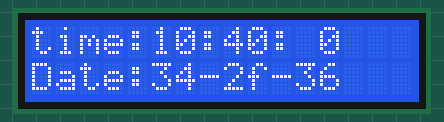
The program below on a simulated ATmega16, built with avr-gcc and emulated at 8 MHz. Parts: 16×2 character LCD. Wiring (inferred from the names in the program): DS1307 clock at I2C address 0x68; character LCD (HD44780): RS PD0; R/W PD1; E PD2; data PD4, PD5, PD6, PD7. The local clock reads 2024-03-15 10:24:30 at power-on unless the program sets it.

Above: at 0.2 s.
At 4.1 s:
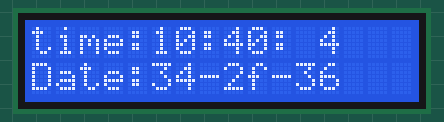
At 9.1 s:
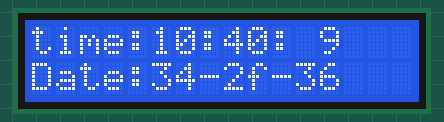
At 19.1 s:
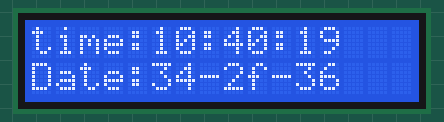
At 28.1 s:
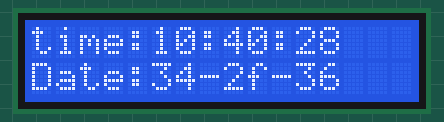
At 38.1 s:
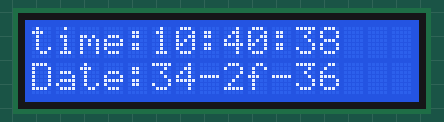

The program:

main.c
```c
/*
 * ATmega16_Clock_I2C_RTC_LCD.c
 *
 * Created: 13-09-2024 23:18:08
 * Author : Ezhil Bharathi
 */


#include <avr/io.h>
#include <stdio.h>
#include <string.h>

#include "LCD16x2_4Bit_h.h"
#include "RTC_H_file.h"

#define F_CPU 8000000UL

int main(void)
{
	rtc_t rtc;

	uint8_t buffer[20];

	I2C_Init();			/* Initialize I2C */
	lcd_init();			/* Initialize LCD16x2 */
	rtc_init();

	rtc.hour = 0x10; //  10:40:20 am
	rtc.min =  0x40;
	rtc.sec =  0x00;

	rtc.date = 0x01; //1st Jan 2016
	rtc.month = 0x01;
	rtc.year = 0x16;
	rtc.weekday = 5; // Friday: 5th day of week considering monday as first day.

	rtc_write_setTimeDate(&rtc);


    while(1)
    {
		rtc_readTimeData(&rtc);

		sprintf(buffer, "time:%2x:%2x:%2x  \nDate:%2x/%2x/%2x",(uint8_t)rtc.hour,(uint8_t)rtc.min,(uint8_t)rtc.sec);
		lcd_print_xy(0,0,buffer);

		sprintf(buffer, "Date:%02x-%02x-%02x",(uint8_t)rtc.date,(uint8_t)rtc.month,(uint16_t)rtc.year);
		lcd_print_xy(1,0,buffer);
    }
}
```

I2C_Master_H_file.h
```c
#ifndef I2C_Master_H_file
#define I2C_Master_H_file

#define F_CPU 8000000UL							/* Define CPU clock Frequency e.g. here its 8MHz */
#include <avr/io.h>								/* Include AVR std. library file */
#include <util/delay.h>							/* Include inbuilt defined Delay header file */
#include <math.h>								/* Include math function */
#define SCL_CLK 100000L							/* Define SCL clock frequency */
#define BITRATE(TWSR)	((F_CPU/SCL_CLK)-16)/(2*pow(4,(TWSR&((1<<TWPS0)|(1<<TWPS1))))) /* Define bit rate */

void I2C_Init();								/* I2C initialize function */
void I2C_Start();			/* I2C start function */
uint8_t  I2C_Repeated_Start(char read_address);	/* I2C repeated start function */
void I2C_Stop();								/* I2C stop function */
void I2C_Start_Wait(char write_address);		/* I2C start wait function */
uint8_t  I2C_Write(char data);					/* I2C write function */
char I2C_Read_Ack();							/* I2C read ack function */
char I2C_Read_Nack();							/* I2C read nack function */


void I2C_Init()												/* I2C initialize function */
{
	TWBR = BITRATE(TWSR = 0x00);							/* Get bit rate register value by formula */
}


void I2C_Start()						/* I2C start function */
{
	uint8_t status;											/* Declare variable */
	TWCR = (1<<TWSTA)|(1<<TWEN)|(1<<TWINT);					/* Enable TWI, generate start condition and clear interrupt flag */
	while (!(TWCR & (1<<TWINT)));							/* Wait until TWI finish its current job (start condition) */
}

uint8_t I2C_Repeated_Start(char read_address)				/* I2C repeated start function */
{
	uint8_t status;											/* Declare variable */
	TWCR = (1<<TWSTA)|(1<<TWEN)|(1<<TWINT);					/* Enable TWI, generate start condition and clear interrupt flag */
	while (!(TWCR & (1<<TWINT)));							/* Wait until TWI finish its current job (start condition) */
	status = TWSR & 0xF8;									/* Read TWI status register with masking lower three bits */
	if (status != 0x10)										/* Check weather repeated start condition transmitted successfully or not? */
	return 0;												/* If no then return 0 to indicate repeated start condition fail */
	TWDR = read_address;									/* If yes then write SLA+R in TWI data register */
	TWCR = (1<<TWEN)|(1<<TWINT);							/* Enable TWI and clear interrupt flag */
	while (!(TWCR & (1<<TWINT)));							/* Wait until TWI finish its current job (Write operation) */
	status = TWSR & 0xF8;									/* Read TWI status register with masking lower three bits */
	if (status == 0x40)										/* Check weather SLA+R transmitted & ack received or not? */
	return 1;												/* If yes then return 1 to indicate ack received */
	if (status == 0x20)										/* Check weather SLA+R transmitted & nack received or not? */
	return 2;												/* If yes then return 2 to indicate nack received i.e. device is busy */
	else
	return 3;												/* Else return 3 to indicate SLA+W failed */
}

void I2C_Stop()												/* I2C stop function */
{
	TWCR=(1<<TWSTO)|(1<<TWINT)|(1<<TWEN);					/* Enable TWI, generate stop condition and clear interrupt flag */
	while(TWCR & (1<<TWSTO));								/* Wait until stop condition execution */
}

void I2C_Start_Wait(char write_address)						/* I2C start wait function */
{
	uint8_t status;											/* Declare variable */
	while (1)
	{
		TWCR = (1<<TWSTA)|(1<<TWEN)|(1<<TWINT);				/* Enable TWI, generate start condition and clear interrupt flag */
		while (!(TWCR & (1<<TWINT)));						/* Wait until TWI finish its current job (start condition) */
		status = TWSR & 0xF8;								/* Read TWI status register with masking lower three bits */
		if (status != 0x08)									/* Check weather start condition transmitted successfully or not? */
		continue;											/* If no then continue with start loop again */
		TWDR = write_address;								/* If yes then write SLA+W in TWI data register */
		TWCR = (1<<TWEN)|(1<<TWINT);						/* Enable TWI and clear interrupt flag */
		while (!(TWCR & (1<<TWINT)));						/* Wait until TWI finish its current job (Write operation) */
		status = TWSR & 0xF8;								/* Read TWI status register with masking lower three bits */
		if (status != 0x18 )								/* Check weather SLA+W transmitted & ack received or not? */
		{
			I2C_Stop();										/* If not then generate stop condition */
			continue;										/* continue with start loop again */
		}
		break;												/* If yes then break loop */
	}
}

uint8_t I2C_Write(char data)								/* I2C write function */
{
	uint8_t status;											/* Declare variable */
	TWDR = data;											/* Copy data in TWI data register */
	TWCR = (1<<TWEN)|(1<<TWINT);							/* Enable TWI and clear interrupt flag */
	while (!(TWCR & (1<<TWINT)));							/* Wait until TWI finish its current job (Write operation) */
	status = TWSR & 0xF8;									/* Read TWI status register with masking lower three bits */
	if (status == 0x28)										/* Check weather data transmitted & ack received or not? */
	return 0;												/* If yes then return 0 to indicate ack received */
	if (status == 0x30)										/* Check weather data transmitted & nack received or not? */
	return 1;												/* If yes then return 1 to indicate nack received */
	else
	return 2;												/* Else return 2 to indicate data transmission failed */
}

char I2C_Read_Ack()											/* I2C read ack function */
{
	TWCR=(1<<TWEN)|(1<<TWINT)|(1<<TWEA);					/* Enable TWI, generation of ack and clear interrupt flag */
	while (!(TWCR & (1<<TWINT)));							/* Wait until TWI finish its current job (read operation) */
	return TWDR;											/* Return received data */
}

char I2C_Read_Nack()										/* I2C read nack function */
{
	TWCR=(1<<TWEN)|(1<<TWINT);								/* Enable TWI and clear interrupt flag */
	while (!(TWCR & (1<<TWINT)));							/* Wait until TWI finish its current job (read operation) */
	return TWDR;											/* Return received data */
}

#endif
```

LCD16x2_4Bit_h.h
```c
#ifndef LCD16x2_4Bit_h
#define  LCD16x2_4Bit_h

#include <avr/io.h>
#include <util/delay.h>
#define RS 0
#define RW 1
#define E 2
#define data_direction_register_D DDRD
#define data_pins PORTD
#define control_pins PORTD

void lcd_cmd(unsigned char);
void lcd_data(unsigned char);
void lcd_string(unsigned char *);
void lcd_print_xy(uint8_t row,uint8_t pos, char *str);
void lcd_init();

void lcd_cmd(unsigned char c){
	data_pins = (c&0xF0);   //upper nibble
	control_pins &=~(1<<RS); //RS =0
	control_pins &=~(1<<RW); // RW = 0
	control_pins |=(1<<E);   // E = 1
	_delay_ms(1);
	control_pins &=~(1<<E);  //E = 0

	data_pins = ((c<<4)&0xF0);   //lower nibble
	control_pins &=~(1<<RS); //RS =0
	control_pins &=~(1<<RW); // RW = 0
	control_pins |=(1<<E);   // E = 1
	_delay_ms(1);
	control_pins &=~(1<<E);  //E = 0
}

void lcd_data(unsigned char d){
	data_pins = (d&0xF0);   //upper nibble
	control_pins |=(1<<RS); //RS =1
	control_pins &=~(1<<RW); // RW = 0
	control_pins |=(1<<E);   // E = 1
	_delay_ms(1);
	control_pins &=~(1<<E);  //E = 0

	data_pins = ((d<<4)&0xF0);   //lower nibble
	control_pins |=(1<<RS); //RS =1
	control_pins &=~(1<<RW); // RW = 0
	control_pins |=(1<<E);   // E = 1
	_delay_ms(1);
	control_pins &=~(1<<E);  //E = 0
}

void lcd_string(unsigned char *s){
	while(*s!=0){
		lcd_data(*s);
		s++;
	}
}

void lcd_print_xy(uint8_t row,uint8_t pos, char *str){	/* Send string to LCD with xy position */
	if (row == 0 && pos<16)
	lcd_cmd((pos & 0x0F)|0x80);	/* Command of first row and required position<16 */
	else if (row == 1 && pos<16)
	lcd_cmd((pos & 0x0F)|0xC0);	/* Command of first row and required position<16 */
	lcd_string(str);		/* Call LCD string function */
}

void lcd_init(){
	data_direction_register_D = 0xF0; //set Port D as output
	data_direction_register_D |= (1<<RS)|(1<<RW)|(1<<E);  //set port C pin 0, 1, 2 as output pins

	lcd_cmd(0x33);
	lcd_cmd(0x32);
	lcd_cmd(0x28);
	lcd_cmd(0x06);
	lcd_cmd(0x0C);
	lcd_cmd(0x01);
}

#endif
```

RTC_H_file.h
```c
#ifndef RTC_H_file
#define RTC_H_file

#include "I2C_Master_H_file.h"

typedef struct{
	uint8_t sec;
	uint8_t min;
	uint8_t hour;
	uint8_t weekday;
	uint8_t date;
	uint8_t month;
	uint8_t year;
	} rtc_t;

#define DS3232_Device_Write_address	0xD0u	/* Define RTC DS1307 slave write address */
#define DS3232_Device_Read_address	0xD1u	/* Make LSB bit high of slave address for read */

#define  DS3232_SecondRegAddress 0x00
#define  DS3232_DateRegAddress 0x04
#define  DS3232_controlRegAddress 0x07

void rtc_init(void);
void rtc_write_setTimeDate(rtc_t *);
void rtc_readTimeData(rtc_t *);

void rtc_init(){
	I2C_Init();
	I2C_Start();

	I2C_Write(DS3232_Device_Write_address);
	I2C_Write(DS3232_controlRegAddress);

	I2C_Write(0x00);         // Write 0x00 to Control register to disable SQW-Out

	I2C_Stop();
}


void rtc_write_setTimeDate(rtc_t *rtc){
	I2C_Start();

	I2C_Write(DS3232_Device_Write_address); // connect to DS1307 by sending its ID on I2c Bus
	I2C_Write(DS3232_SecondRegAddress);  // Request sec RAM address at 00H

	I2C_Write(rtc->sec);
	I2C_Write(rtc->min);
	I2C_Write(rtc->hour);
	I2C_Write(rtc->weekday);
	I2C_Write(rtc->date);
	I2C_Write(rtc->month);
	I2C_Write(rtc->year);

	I2C_Stop();
}
void rtc_readTimeData(rtc_t *rtc){
	I2C_Start();

	I2C_Write(DS3232_Device_Write_address); // connect to DS1307 by sending its ID on I2c Bus
	I2C_Write(DS3232_SecondRegAddress);  // Request sec RAM address at 00H

	I2C_Stop();

	I2C_Start();
	I2C_Write(DS3232_Device_Read_address);

	rtc->sec=I2C_Read_Ack();
	rtc->min=I2C_Read_Ack();
	rtc->hour=I2C_Read_Ack();
	rtc->weekday=I2C_Read_Ack();
	rtc->date=I2C_Read_Ack();
	rtc->month=I2C_Read_Ack();
	rtc->year=I2C_Read_Nack();

	I2C_Stop();


}

#endif
```

Measured:
- what the display in image 1 shows lasts 1.1 s, from 4.0 s to 5.1 s
